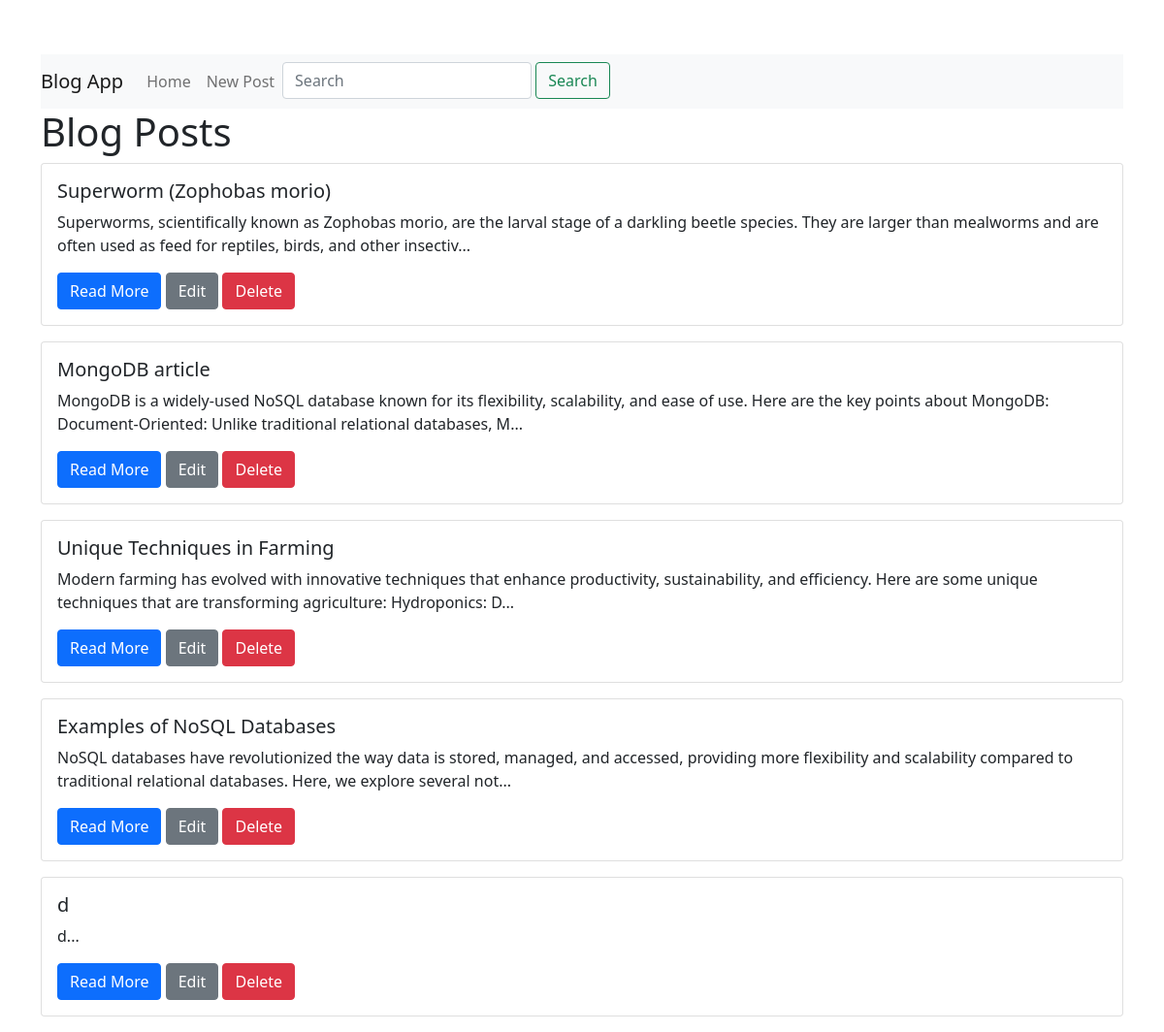
The page /home on the database its author committed.
### app/models.py (models this page shows, shortened)
class Post(db.Model):
    id = db.Column(db.Integer, primary_key=True)
    title = db.Column(db.String(100), nullable=False)
    content = db.Column(db.Text, nullable=False)
    date_posted = db.Column(db.DateTime, nullable=False, default=datetime.utcnow)

### app/routes.py (the view)
@app.route("/")
@app.route("/home")
def home():
    posts = Post.query.all()
    return render_template("index.html", posts=posts)

### app/templates/index.html
{% extends "base.html" %}
{% block content %}
<h1>Blog Posts</h1>
{% for post in posts %}
    <div class="card mb-3">
        <div class="card-body">
            <h5 class="card-title">{{ post.title }}</h5>
            <p class="card-text">{{ post.content[:200] }}...</p>
            <a href="{{ url_for('post', post_id=post.id) }}" class="btn btn-primary">Read More</a>
            <a href="{{ url_for('edit_post', post_id=post.id) }}" class="btn btn-secondary">Edit</a>
            <form action="{{ url_for('delete_post', post_id=post.id) }}" method="POST" class="d-inline">
                <button type="submit" class="btn btn-danger">Delete</button>
            </form>
        </div>
    </div>
{% endfor %}
{% endblock %}

### app/templates/base.html (shortened to what this page needs)
<!DOCTYPE html>
<html lang="en">
<head>
    <link rel="stylesheet" href="{{ url_for('static', filename='css/styles.css') }}">
    <link href="https://cdn.jsdelivr.net/npm/bootstrap@5.0.2/dist/css/bootstrap.min.css" rel="stylesheet">
</head>
<body>
    <div class="container">
    <nav class="navbar navbar-expand-lg navbar-light bg-light">
        <a class="navbar-brand" href="{{ url_for('home') }}">Blog App</a>
        <div class="collapse navbar-collapse" id="navbarNav">
            <ul class="navbar-nav ml-auto">
                <li class="nav-item">
                    <a class="nav-link" href="{{ url_for('home') }}">Home</a>
                </li>
                <li class="nav-item">
                    <a class="nav-link" href="{{ url_for('new_post') }}">New Post</a>
                </li>
                <form class="form-inline my-2 my-lg-0" action="{{ url_for('search') }}" method="GET">
                    <input class="form-control mr-sm-2" type="search" placeholder="Search" aria-label="Search" name="query">
                    <button class="btn btn-outline-success my-2 my-sm-0" type="submit">Search</button>
                </form>
            </ul>
        </div>
    </nav>
        {% block content %}{% endblock %}
    </div>
</body>
</html>

### app/static/css/styles.css (style rules this page uses)
body { padding-top: 56px; }
.form-inline .form-control { display: inline-block; width: auto; vertical-align: middle; }
.form-inline .btn { display: inline-block; vertical-align: middle; }

### rows shown on the page
Post: title "Superworm (Zophobas morio)", content "Superworms, scientifically known as Zophobas morio, are the larval stage of a darkling beetle species. They are larger than mealworms and are often used as feed for reptiles, birds, and other insectiv"
Post: title "MongoDB article", content "MongoDB is a widely-used NoSQL database known for its flexibility, scalability, and ease of use. Here are the key points about MongoDB: Document-Oriented: Unlike traditional relational databases, M"
Post: title "Unique Techniques in Farming", content "Modern farming has evolved with innovative techniques that enhance productivity, sustainability, and efficiency. Here are some unique techniques that are transforming agriculture: Hydroponics: D"
Post: title "Examples of NoSQL Databases", content "NoSQL databases have revolutionized the way data is stored, managed, and accessed, providing more flexibility and scalability compared to traditional relational databases. Here, we explore several not"
Post: title "d", content "d"
